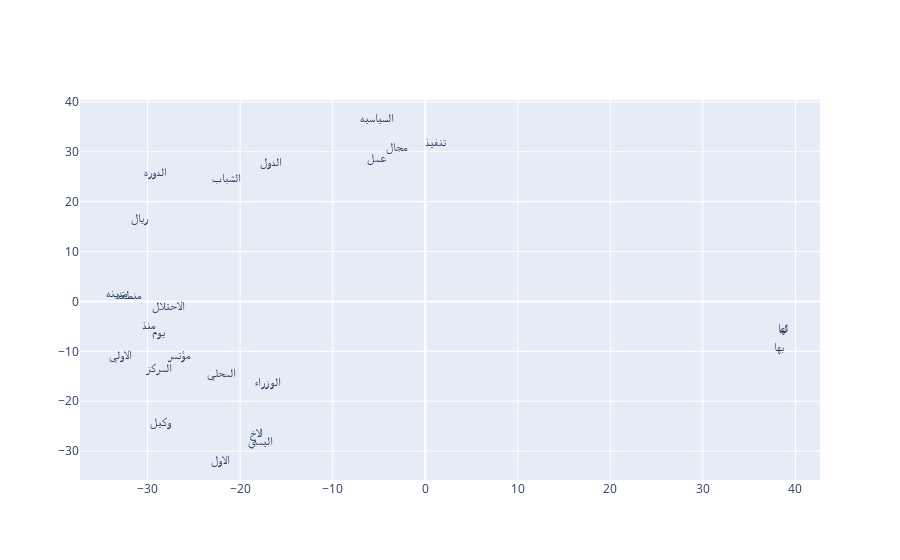

Notebook cell for this chart:
### Code cell
plot_function(x_vals[100:125], y_vals[100:125], labels[100:125])

### Figure 1 — Plotly figure (JSON) as saved in the notebook; plotly's stock layout.template omitted (floating-point values rounded to 4 significant figures)
{"data": [{"mode": "text", "text": ["وكيل", "الاخ", "المركز", "اليمني", "تنفيذ", "السياسيه", "مجال", "مدينه", "بها", "الدوره", "الوزراء", "منذ", "المحلي", "الاولي", "له", "منطقه", "ريال", "مؤتمر", "الشباب", "يوم", "الاحتلال", "الاول", "الدول", "لها", "عمل"], "type": "scatter", "x": [-28.57, -18.27, -28.77, -17.85, 1.058, -5.252, -3.03, -33.31, 38.24, -29.1, -17.03, -29.87, -21.98, -32.98, 38.64, -32.06, -30.9, -26.58, -21.49, -28.84, -27.78, -22.08, -16.66, 38.66, -5.299], "y": [-24.46, -26.61, -13.48, -28.15, 31.82, 36.57, 30.82, 1.54, -9.321, 25.71, -16.32, -4.98, -14.49, -10.92, -5.626, 1.061, 16.51, -10.99, 24.63, -6.254, -1.155, -31.99, 27.8, -5.59, 28.54]}], "layout": {}}
